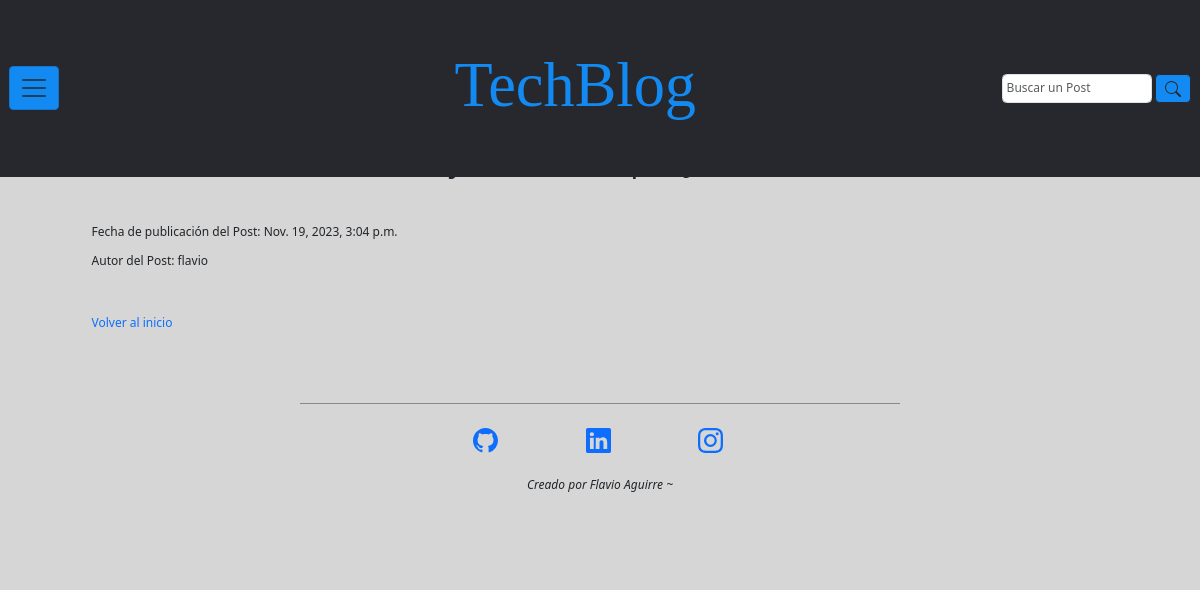
The app's page /empleos/lista_empleos/1 (signed in) with its own data.
### empleos/models.py (models this page shows, shortened)
class Empleos(models.Model):
    titulo_empleo = models.CharField(max_length=100)
    descripcion_empleo = models.TextField()
    autor_empleo = models.ForeignKey(User, on_delete=models.CASCADE)
    fecha_publicacion_empleo = models.DateTimeField(auto_now_add=True)

### empleos/views.py (the view)
# urls.py: path('lista_empleos/<int:id>', views.detalle_empleo, name='detalle_empleo'),
def detalle_empleo(request, id):
    empleo = get_object_or_404(Empleos, pk=id)
    return render(request, 'empleos/detalle_empleo.html', {'empleo': empleo})

### empleos/templates/empleos/detalle_empleo.html (shortened to what this page needs)
{% extends "base.html" %}
{% block main %}
  <main class="contenedor-main d-f justify-content-center">
    <section class="row contenedor-section p-20 col-md-12">
      <div class="">
        <h1 style="text-align:center">{{ empleo.titulo_empleo }}</h1>
        <br>
        <br>
        <p><span>Fecha de publicación del Post:  {{ empleo.fecha_publicacion_empleo}}</span></p>
        <p><span>Autor del Post:  {{ empleo.autor_empleo }}</span></p>
        <br>
        <br>
        <a href={% url "inicio_blog" %}><p>Volver al inicio</p></a>
      </div>
    </section>
  </main>
{% endblock main %}

### inicio_blog/static/css/styles.css (style rules this page uses)
:root { --primary: #138af2; --secondary: #27282D; --alternative: #27282d72; --bg-color-grey: #cccc; --spacing-xxlarge: 12.5em; --spacing-xlarge: 10em; --spacing-large: 7em; --spacing-medium: 2.4em; --spacing-small: 2em; --spacing-xsmall: 1.2em; --spacing-xxsmall: .3em; --font-principal: Roboto; --font-title: 'Playfair Display', serif; --text-xlarge: 5.2rem; --text-large: 3.2rem; --text-medium: 2.5rem; --text-base: 2rem; --text-small: 1.7rem; --text-xsmall: 1.3rem; }
*::after, *::before, * { margin: 0; padding: 0; box-sizing: border-box; vertical-align: baseline; }
html { scroll-behavior: smooth; font-size: 75%; }
body { min-height: 100vh; background: #cccc; font-size: 100%; line-height: 1.4em; }
a { text-decoration: none; font-style: inherit; }
.contenedor-main { margin-top: var(--spacing-large); padding: 4% 6%; display: flex; }
.contenedor-section { padding: 1%; }

### records on screen
Empleos: fecha_publicacion_empleo "Nov. 19, 2023, 3:04 p.m.", autor_empleo "flavio"
